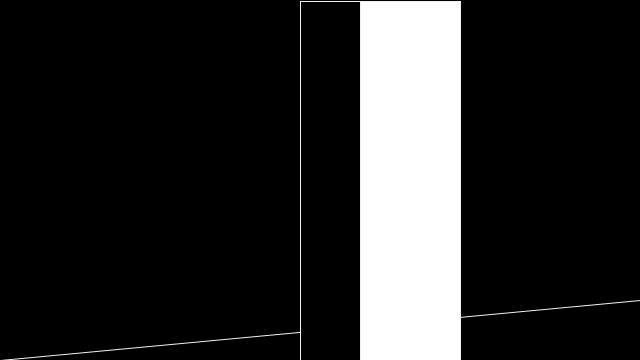
Frame 1 (no input)
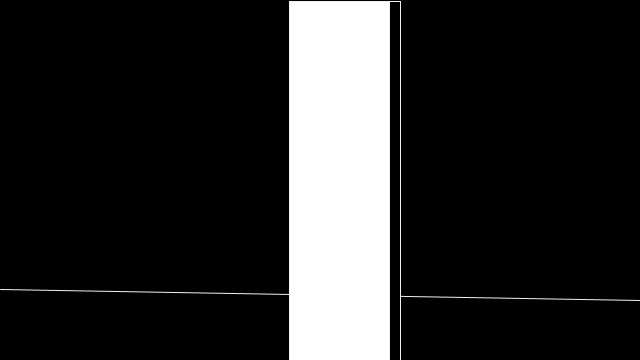
Frame 2 (the mouse pressed at the canvas centre, redrawn once)

The Processing sketch that drew these frames (run headless with seeded random() and noise(); the mouse was pressed at the canvas centre and the sketch redrawn once):

// Processing sketch: processing_137683
// ── processing_137683.pde

float y = 10;
float x = 300;

 

void setup() {
  size(640, 360);  
  noLoop();
  stroke(240);

  
  y = height ;
}





void draw() { 
  background(0);   
  line(0, y, width, x);  
    for (int i = 6; i < height; i += 46) {
    fill(0);
      rect(x, 1, 100, height);
      fill(255);
    rect(y, 1, 100, height);
    }

  
  y = y - 49; 
  if (y < 0) { 
    y = height+2; 
  } 
  
 y = y - 20; 
  if (y < 0) { 
    y = height+10; 
  } 
  
   y = y - 2; 
  if (y < 3) { 
    y = height+5; 
  } 
} 

void mousePressed() {
  loop();
  background(255);
  
}
